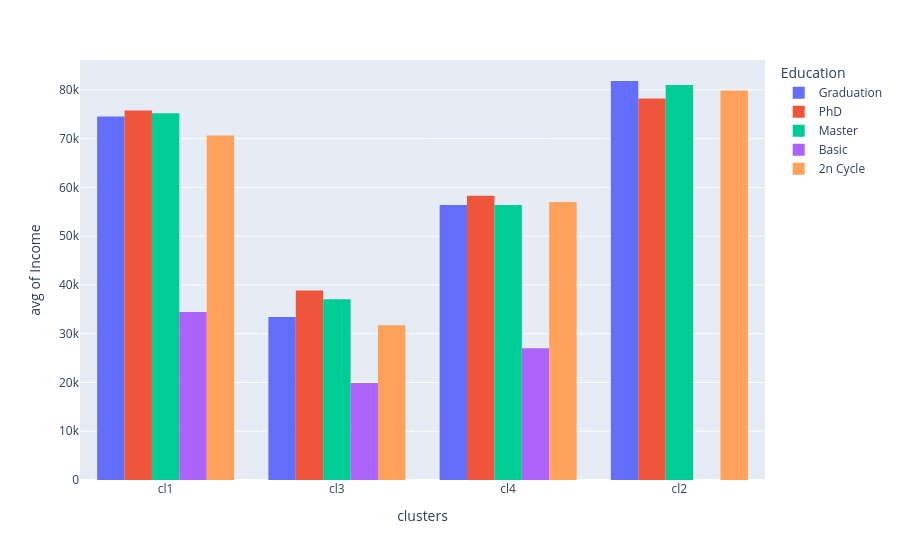

This figure's notebook cell:
### Code cell
data['clusters'] = ['cl1' if x == 1 else 'cl2' if x == 2 else
                    'cl3' if x == 3 else 'cl4' for x in predictions]
px.histogram(data_frame=data, x = 'clusters', y = 'Income',
             histfunc='avg', color = 'Education', barmode='group')

### Figure 1 — Plotly figure (JSON) as saved in the notebook; plotly's stock layout.template omitted (floating-point values rounded to 4 significant figures; data arrays with more than 128 entries replaced by an {"elided": "..."} marker saying what was removed)
{"data": [{"alignmentgroup": "True", "bingroup": "x", "histfunc": "avg", "hovertemplate": "Education=Graduation<br>clusters=%{x}<br>avg of Income=%{y}<extra></extra>", "legendgroup": "Graduation", "marker": {"color": "#636efa", "pattern": {"shape": ""}}, "name": "Graduation", "offsetgroup": "Graduation", "orientation": "v", "showlegend": true, "type": "histogram", "x": {"elided": "1116 str values"}, "xaxis": "x", "y": {"elided": "1116 int values"}, "yaxis": "y"}, {"alignmentgroup": "True", "bingroup": "x", "histfunc": "avg", "hovertemplate": "Education=PhD<br>clusters=%{x}<br>avg of Income=%{y}<extra></extra>", "legendgroup": "PhD", "marker": {"color": "#EF553B", "pattern": {"shape": ""}}, "name": "PhD", "offsetgroup": "PhD", "orientation": "v", "showlegend": true, "type": "histogram", "x": {"elided": "481 str values"}, "xaxis": "x", "y": {"elided": "481 int values"}, "yaxis": "y"}, {"alignmentgroup": "True", "bingroup": "x", "histfunc": "avg", "hovertemplate": "Education=Master<br>clusters=%{x}<br>avg of Income=%{y}<extra></extra>", "legendgroup": "Master", "marker": {"color": "#00cc96", "pattern": {"shape": ""}}, "name": "Master", "offsetgroup": "Master", "orientation": "v", "showlegend": true, "type": "histogram", "x": {"elided": "365 str values"}, "xaxis": "x", "y": {"elided": "365 int values"}, "yaxis": "y"}, {"alignmentgroup": "True", "bingroup": "x", "histfunc": "avg", "hovertemplate": "Education=Basic<br>clusters=%{x}<br>avg of Income=%{y}<extra></extra>", "legendgroup": "Basic", "marker": {"color": "#ab63fa", "pattern": {"shape": ""}}, "name": "Basic", "offsetgroup": "Basic", "orientation": "v", "showlegend": true, "type": "histogram", "x": ["cl3", "cl3", "cl3", "cl3", "cl3", "cl3", "cl3", "cl3", "cl3", "cl3", "cl3", "cl3", "cl3", "cl3", "cl3", "cl3", "cl3", "cl3", "cl3", "cl3", "cl3", "cl3", "cl3", "cl3", "cl3", "cl3", "cl3", "cl4", "cl3", "cl3", "cl3", "cl3", "cl3", "cl3", "cl3", "cl3", "cl3", "cl3", "cl3", "cl3", "cl3", "cl3", "cl3", "cl1", "cl3", "cl3", "cl3", "cl3", "cl3", "cl3", "cl3", "cl3", "cl3", "cl3"], "xaxis": "x", "y": [7500, 24594, 9548, 28249, 24882, 24480, 27190, 24279, 30801, 18978, 25965, 21063, 13084, 17487, 20425, 26868, 25443, 14906, 15038, 22634, 16581, 14421, 23724, 15056, 8940, 25707, 7500, 26997, 18393, 24367, 17256, 22634, 13724, 24594, 15862, 9722, 18746, 23529, 28389, 16014, 28249, 20194, 24882, 34445, 22123, 22390, 14188, 20425, 16005, 15253, 26487, 25224, 16185, 14918], "yaxis": "y"}, {"alignmentgroup": "True", "bingroup": "x", "histfunc": "avg", "hovertemplate": "Education=2n Cycle<br>clusters=%{x}<br>avg of Income=%{y}<extra></extra>", "legendgroup": "2n Cycle", "marker": {"color": "#FFA15A", "pattern": {"shape": ""}}, "name": "2n Cycle", "offsetgroup": "2n Cycle", "orientation": "v", "showlegend": true, "type": "histogram", "x": {"elided": "200 str values"}, "xaxis": "x", "y": {"elided": "200 int values"}, "yaxis": "y"}], "layout": {"barmode": "group", "legend": {"title": {"text": "Education"}, "tracegroupgap": 0}, "margin": {"t": 60}, "xaxis": {"anchor": "y", "domain": [0, 1], "title": {"text": "clusters"}}, "yaxis": {"anchor": "x", "domain": [0, 1], "title": {"text": "avg of Income"}}}}
